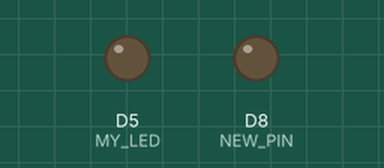
A sketch run on a simulated ESP8266 (NodeMCU). On the bench: output pins drawn as LEDs (lit = HIGH). WiFi joins after 1.5 s; servers stay silent unless stated; uploads are accepted with an empty reply; what the sketch prints to the serial monitor is not drawn.

Above: at 1.8 s.
Timing chart, 0 to 3.3 s (numbered marks = the images above):
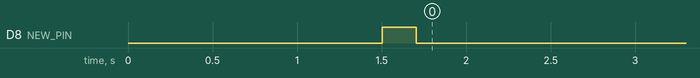

The sketch:

example10.ino
```cpp
#include<ESP8266WiFi.h>  // WiFi functonality
#include<ESP8266HTTPClient.h>  // WiFi functonality
#define  MY_LED  14
#define  HUMIDITYSENSOR  A0
#define  NEW_PIN  D8

void setup() {
  // put your setup code here, to run once:
  pinMode(MY_LED, OUTPUT);
  pinMode(NEW_PIN, OUTPUT);
  digitalWrite(NEW_PIN, LOW);
  Serial.begin(9600);
  WiFi.mode(WIFI_STA);
  // ESSID + password of our WiFi
  WiFi.begin("Toblerone", "Schokolade");
  Serial.print("I'm Arduino, trying to connect to the Wifi");
  // if not connected try again
  while(WiFi.status() != WL_CONNECTED) {
    Serial.print(" blubb");
    delay(500);
  }
  Serial.println(" successfully connected!");
  // print IP adress
  Serial.println(WiFi.localIP());
}

void loop() {
  // put your main code here, to run repeatedly:

  // check humidity sensor
  digitalWrite(NEW_PIN, HIGH);  // turn sensor on
  delay(200);
  int humidityvalue = analogRead(HUMIDITYSENSOR);  // measure
  digitalWrite(NEW_PIN, LOW);  // turn sensor off

  // tweet when it's too dry
  String requestURL;
  if(humidityvalue > 500) {
    HTTPClient MyClient;
    requestURL = ""; // enter IFTTT URL here, replacing https with http
    requestURL.concat("?value1=");
    requestURL.concat(humidityvalue);
    MyClient.begin(requestURL);
    MyClient.GET();
    MyClient.end();
  }
  Serial.println(requestURL);
  delay(600000); // 10 minutes
}
```

Measured:
- by itself, D8 (NEW_PIN): LOW → HIGH at 1.5 s, → LOW 0.20 s later
